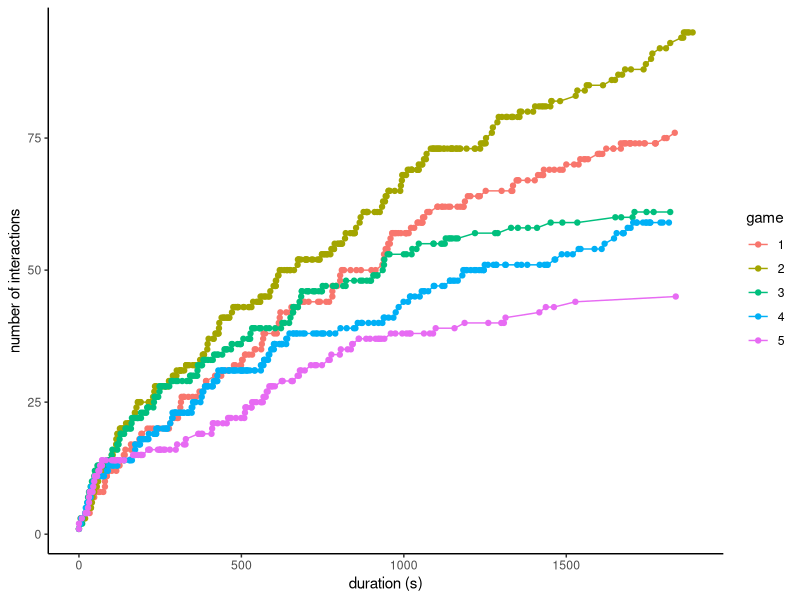
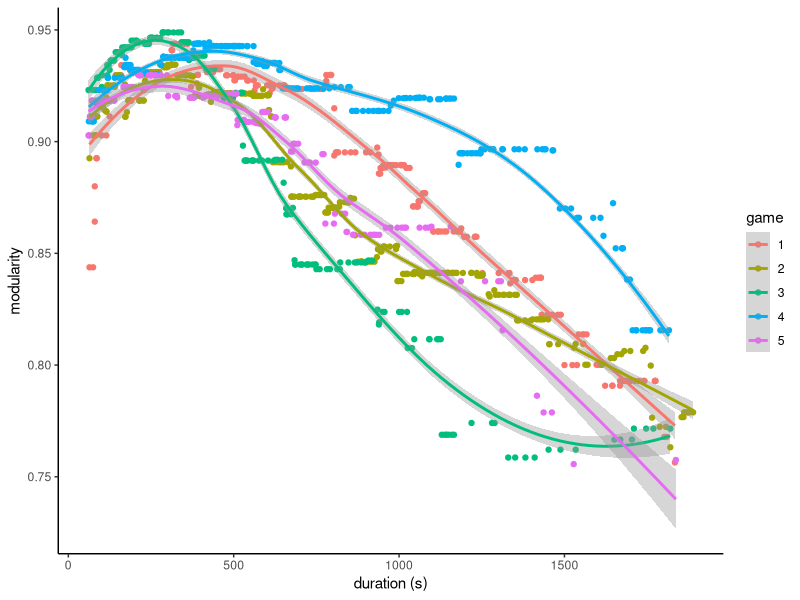
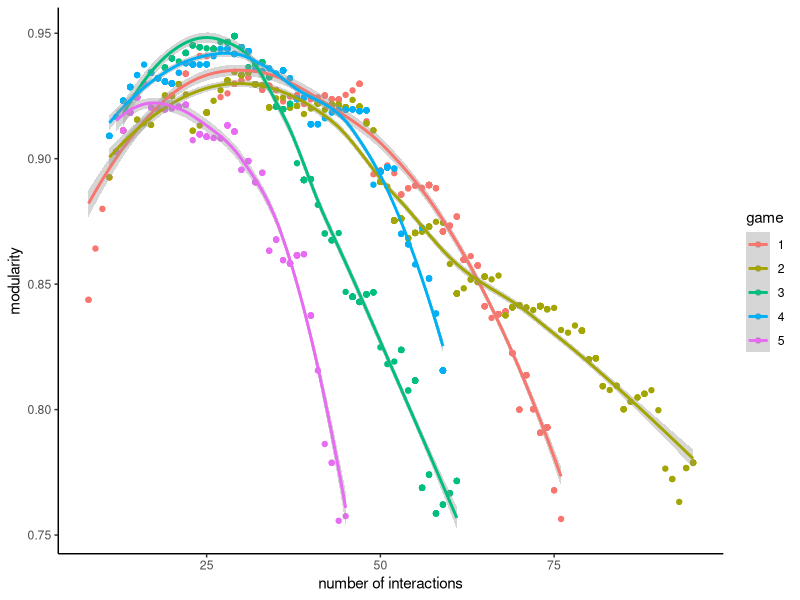
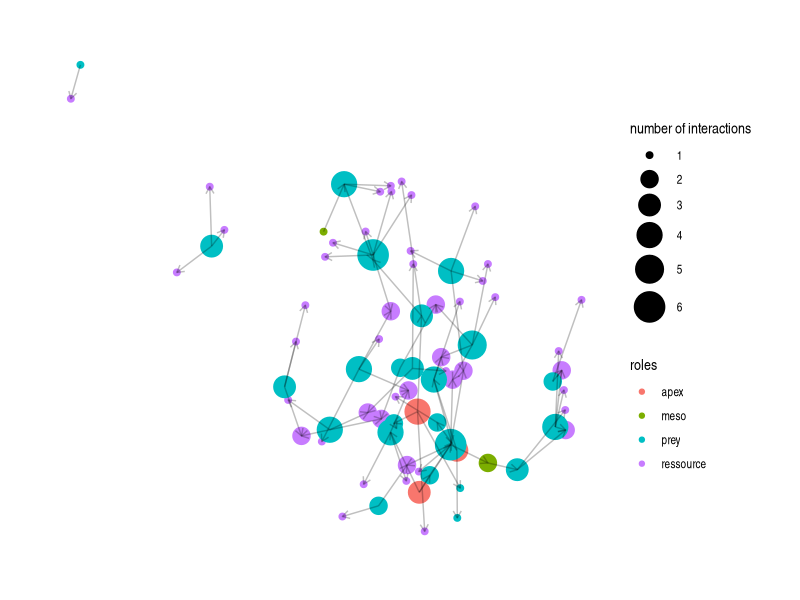
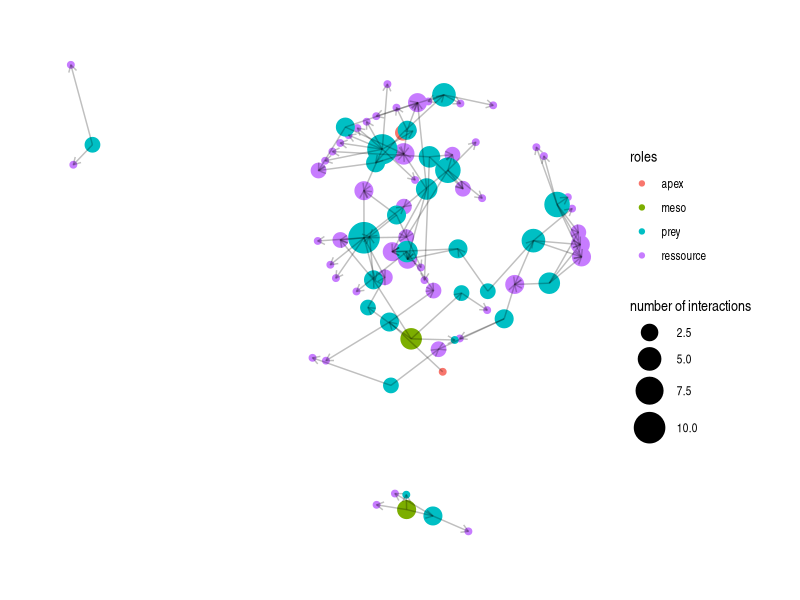
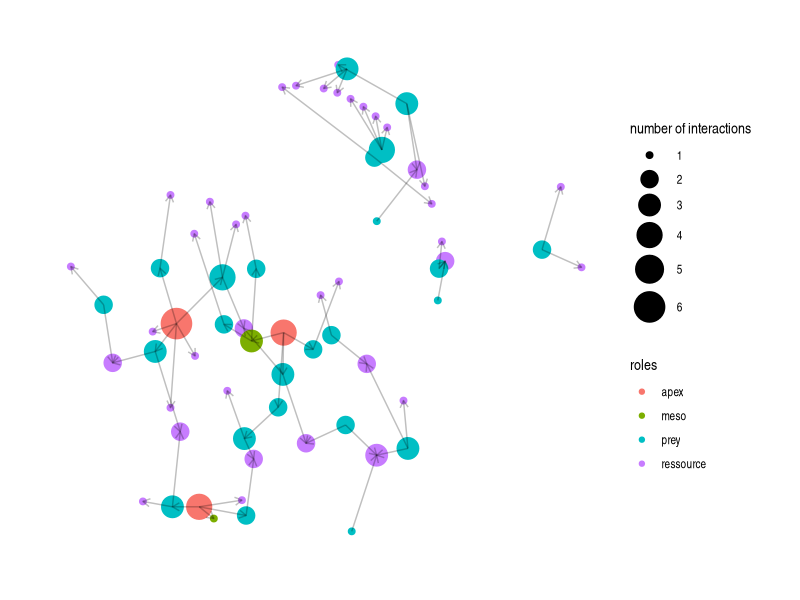
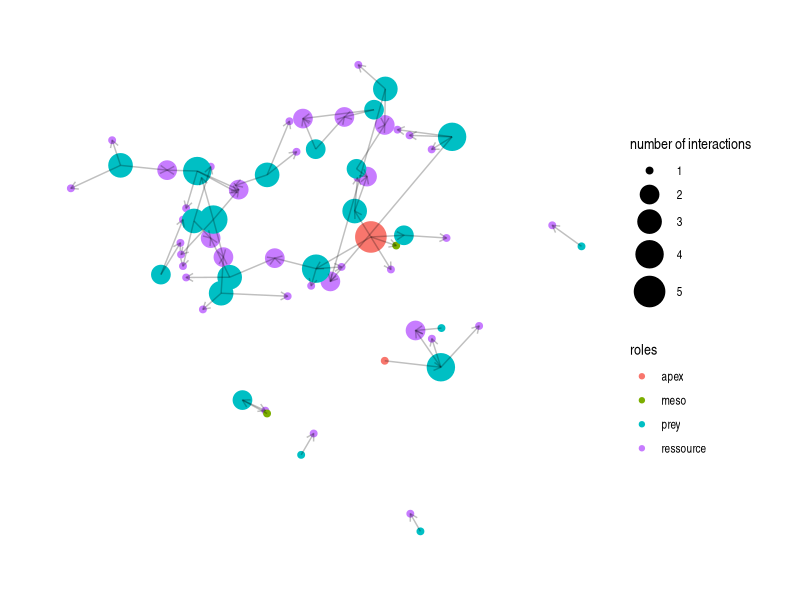
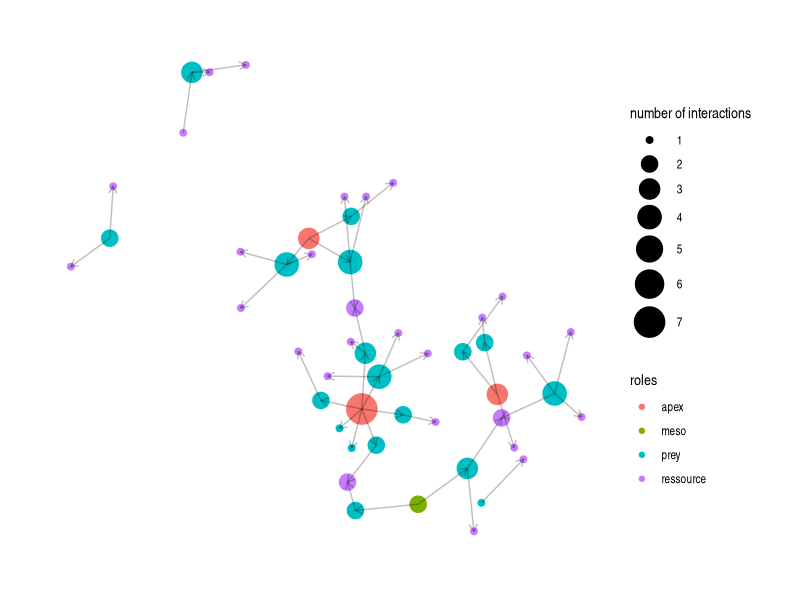

Reproduce these figures in R, in order.
library(dplyr)
library(ggplot2)
library(readr)
library(stringr)
library(tidyr)
library(igraph)
library(tidygraph)
library(ggraph)


##### get networks #####

trophic_data <- read_delim("data/raw/Consumption_event_corrected.csv", delim = ";")
metadata <- read_delim("data/raw/Player_Data_corrected.csv", delim = ";") 

# remove row names
trophic_data <- trophic_data %>% select(-"...1")

# check data
head(trophic_data)


# filter games and get temporal networks
make_networks <- function(gameid) {
  
  # select game and compute duration
  game <- trophic_data %>% 
    filter(!is.na(ressource_id), game_id == gameid)  %>% 
    mutate(duration = time - min(time)) %>%
    arrange(duration) %>% 
    mutate(ti = grepl("[0-9]", ressource_id), # Using regex, sort the type of interactions
           type_interaction = case_when(ti == "TRUE" ~ "foraging", # If resource_id = digit --> foraging activity
                                        ti == "FALSE" ~ "predation")) %>% 
    select(-ti) %>% 
    mutate(score = case_when(ressource_type == "Type A" ~ 5,
                             ressource_type == "Type B" ~ 1))
  
  game_foraging <- game %>% 
    filter(type_interaction == "foraging")
  
  game_predation <- game %>% 
    filter(type_interaction == "predation")
  
  
  # get consumer names
  players_game <- game %>% 
    group_by(player_id) %>% 
    summarize() %>% 
    rename(id = player_id)
  
  # get resource name
  patches_game <- game %>% 
    group_by(ressource_id) %>% 
    summarize() %>% 
    rename(id = ressource_id) %>% 
    mutate(id = tolower(id))
  
  # get individuals name
  id <- unique(rbind(players_game, patches_game)) %>% 
    arrange(id) %>%
    pull()
  
  # get number of individuals
  n <- length(id)

  # make initial network
  Ns <- array(0, dim = c(n, n, nrow(game)))
  
  # each matrix corresponds to a different time point
  n1 <- matrix(0, nrow = n, ncol = n)

  # add interactions one at a time 
  for (a in 1:nrow(game)) {
  
    i <- which(id == as.character(game[a, "player_id"]))
    j <- which(id == tolower(as.character(game[a, "ressource_id"])))

    n1[i,j] <- 1
    
    Ns[,,a] <- n1

  }
  
  # find individual roles
  metadata_game <- metadata %>% filter(game_id == gameid)
  roles <- id
  
  for (i in 1:length(id)) {
    if (id[i] %in% metadata_game$player_id) {
      roles[i] <- metadata_game$role[metadata_game$player_id == id[i]]
    } else {
      roles[i] <- "ressource"
    }
  }
  return(list(Ns = Ns, duration = game$duration, id = id, roles = roles))
}


t <- make_networks(1)
class(t)


##### compute measures #####

# compute number of interactions (herbivory and predatory)
count_links <- function(game) {
  
  links <- rep(0, length(game$duration))
  
  for (a in 1:length(game$duration)) {
    links[a] <- sum(game$Ns[,,a])
  }
  return(links)
}


# compute modularity 
measure_modularity <- function(game) {
  
  mod <- rep(0, length(game$duration))
  
  for (a in 1:length(game$duration)) {
    # make graph (and remove nodes without interactions)
    N <- graph_from_adjacency_matrix(game$Ns[,,a])
    N <- delete.vertices(simplify(N), degree(N)==0)
    # get clusters that maximize modularity and compute modularity
    communities <- cluster_walktrap(N)
    mod[a] <- modularity(N, membership = communities$membership)
  }
  return(mod)
}

df <- data.frame()

for (i in 1:5) {
  
  # generate networks for game i and get durations at which observations were observed
  game <- make_networks(i)
  duration <- game$duration
  
  # make graphs
  
  # compute number of links through time
  links <- count_links(game)
  
  # compute modularity through time
  mod <- measure_modularity(game)
  
  # add rows to dataframe
  df <- rbind(df, data.frame(duration = duration, 
                             links = links, 
                             mod = mod,
                             game = rep(i, length(duration))))
}

df <- df %>% 
  mutate(duration = as.numeric(duration), game = as.factor(game))

##### visualize data ##### 

# number of interactions through time
g1 <- ggplot(df, aes(x = duration, y = links, col = game)) +
  geom_line(lw = 1) +
  geom_point() + 
  xlab("duration (s)") +
  ylab("number of interactions") +
  theme_classic()

ggsave("figures/links_time.png")

# modularity through time (start after 1 min)
g2 <- ggplot(df %>% filter(duration > 60), aes(x = duration, y = mod, col = game)) +
  geom_point() + 
  geom_smooth() +
  xlab("duration (s)") +
  ylab("modularity") +
  theme_classic()

ggsave("figures/mod_time.png")

# modularity vs number of interactions (start after 1 min)
g3 <- ggplot(df %>% filter(duration > 60), aes(x = links, y = mod, col = game)) +
  geom_point() + 
  geom_smooth() +
  xlab("number of interactions") +
  ylab("modularity") +
  theme_classic()

ggsave("figures/mod_links.png")


## igraph

# net_148 <- graph_from_adjacency_matrix(game$Ns[,,148])
# plot(net_148)

# visualize networks

visualize_network <- function(gameid) {
  
  # select game
  game <- make_networks(gameid)
  
  # convert to graph and simplify
  N <- graph_from_adjacency_matrix(game$Ns[,,dim(game$Ns)[3]])
  N <- delete.vertices(simplify(N), degree(N)==0)
  
  N_tbl <- as_tbl_graph(N)
  
  # visualize network
  ggraph(N_tbl, layout = 'kk', maxiter = 100) + 
    geom_node_point(aes(size = degree(N), col = game$roles)) + 
    scale_size(name = "number of interactions", range = c(2,10)) +
    geom_edge_link(alpha = 0.25, arrow = arrow(length=unit(0.08, "inches"))) +
    theme_graph() +
    scale_color_discrete(name = "roles") 
  
}

gn1 <- visualize_network(1)
ggsave("figures/network_game1.png", scale = 1.1)

gn2 <- visualize_network(2)
ggsave("figures/network_game2.png", scale = 1.1)

gn3 <- visualize_network(3)
ggsave("figures/network_game3.png", scale = 1.1)

gn4 <- visualize_network(4)
ggsave("figures/network_game4.png",scale = 1.1)

gn5 <- visualize_network(5)
ggsave("figures/network_game5.png", scale = 1.1)
